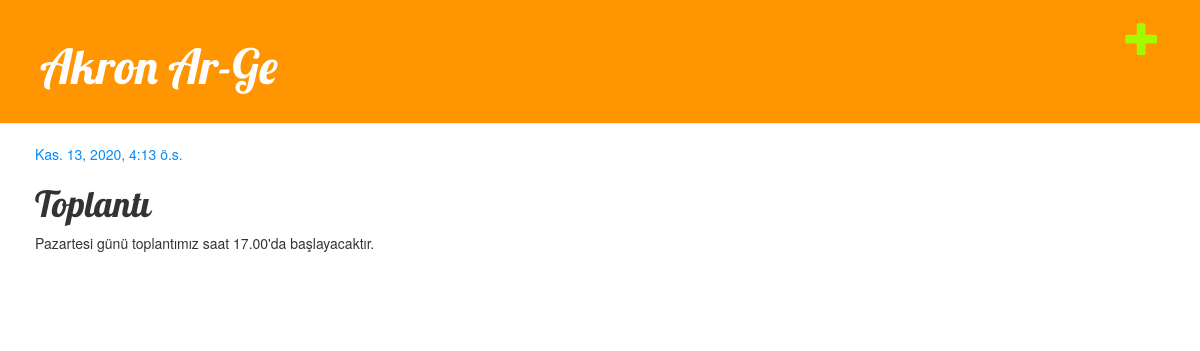
The app's page /post/4/ with its own data.
### blog/models.py (models this page shows, shortened)
class Post(models.Model):
    author = models.ForeignKey('auth.User', on_delete=models.CASCADE)
    title = models.CharField(max_length=200)
    text = models.TextField()
    created_date = models.DateTimeField(
            default=timezone.now)
    published_date = models.DateTimeField(
            blank=True, null=True)

### blog/views.py (the view)
# urls.py: path('post/<int:pk>/', views.post_detail, name='post_detail'),
def post_detail(request, pk):
    post = get_object_or_404(Post,pk=pk)
    return render(request, 'blog/post_detail.html',{'post':post})

### blog/templates/blog/post_detail.html
{% extends 'blog/base.html' %}
{% block content %}
    <div class="post">
        {% if post.published_date %}
            <div class="date">
                {{ post.published_date }}
            </div>
        {% endif %}
        <h1>{{ post.title }}</h1>
        <p>{{ post.text|linebreaksbr }}</p>
    </div>
{% endblock %}

### blog/static/css/blog.css (style rules this page uses)
h1, h2, h3, h4 { font-family: 'Lobster', cursive; }
.date { color: rgb(2, 140, 253); }
.post { margin-bottom: 70px; }

### records on screen
Post: published_date "Kas. 13, 2020, 4:13 ö.s.", title "Toplantı", text "Pazartesi günü toplantımız saat 17.00'da başlayacaktır."
